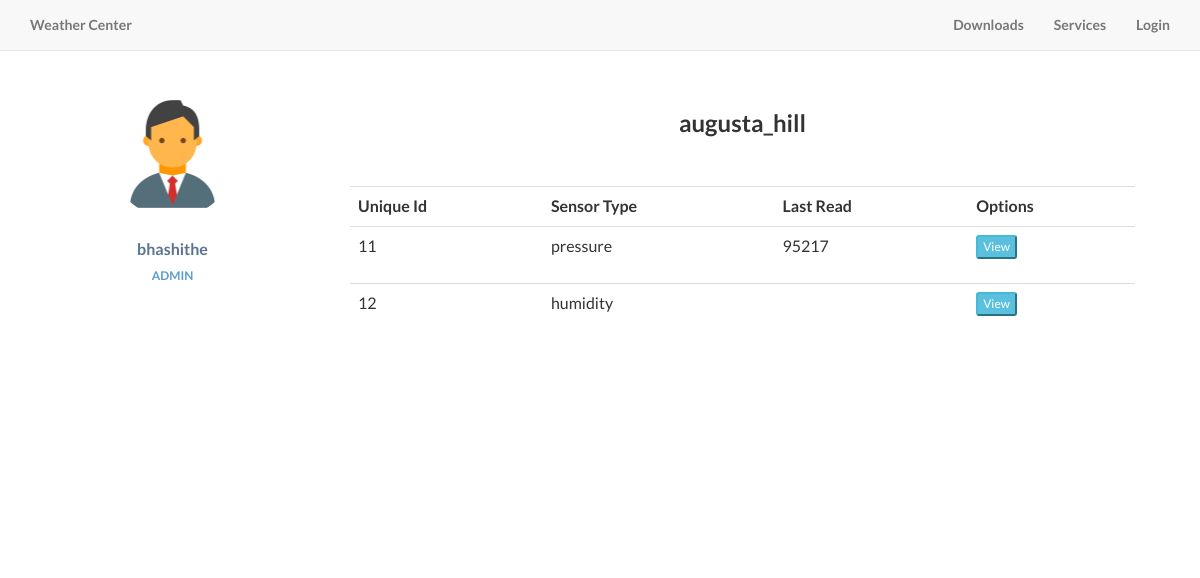
Screenshot of /node_data.php?id=14 with the database file from the repository.
### tables this page shows
CREATE TABLE IF NOT EXISTS `user` (
  `username` varchar(25) NOT NULL,
  `email` varchar(255) NOT NULL,
  `email_code` varchar(255) NOT NULL,
  `password` text NOT NULL,
  `generated_string` varchar(255) NOT NULL,
  `confirmed` int(1) NOT NULL,
`id` int(11) NOT NULL,
  `freq` int(11) NOT NULL DEFAULT '1800',
  `type` varchar(10) NOT NULL DEFAULT 'user'
);

CREATE TABLE IF NOT EXISTS `node` (
`node_id` int(11) NOT NULL,
  `node_name` varchar(50) NOT NULL,
  `location` int(11) NOT NULL,
  `node_type` varchar(50) NOT NULL,
  `uniq_str` varchar(100) NOT NULL,
  `time_stamp` timestamp NOT NULL DEFAULT CURRENT_TIMESTAMP
);

CREATE TABLE IF NOT EXISTS `sensor` (
`sensor_id` int(11) NOT NULL,
  `node_id` int(11) DEFAULT NULL,
  `sensor_type` varchar(50) NOT NULL,
  `activated` int(11) NOT NULL DEFAULT '1'
);

CREATE TABLE IF NOT EXISTS `data` (
  `sensor_id` int(11) NOT NULL,
  `reading` float NOT NULL,
  `unit` varchar(15) NOT NULL,
  `time_stamp` timestamp NOT NULL DEFAULT CURRENT_TIMESTAMP
);

### lib/classes/Database.php (called while the page is built, shortened)
<?php
class Database {
    private $db;
    private static $instance=NULL;
    private $config = array(
                            'host'      => 'localhost',
                            'username' 	=> 'root',
                            'password' 	=> '',
                            'dbname' 	=> 'weather'
                            );
    private function __construct() {
        try
        {
            $this->db = new PDO('mysql:host=' . $this->config['host'] . ';dbname=' . $this->config['dbname'], $this->config['username'], $this->config['password']);
            $this->db->setAttribute(PDO::ATTR_ERRMODE, PDO::ERRMODE_EXCEPTION);
        } catch (PDOException $e) {
            die($e->getMessage());
            exit();
        }
    }
    public static function getConnection()
    {
        if(self::$instance==NULL)
        {
            self::$instance = new Database();
        }
        return self::$instance;
    }
    public function prepare($sql)
    {
        return $this->db->prepare($sql);
    }
}

### lib/classes/Node.php (called while the page is built, shortened)
<?php
require 'Sensor.php';
require 'PressureSensor.php';
class Node {
    private $db;
    private $node_id;
    private $node_name;
    private $owner;
    public function __construct() {
        $this->db = Database::getConnection();
        switch( func_num_args() ) {
            case 1:
                self::__construct1($argv[0]);
                break;
         }
    }
    public function __construct1($id)
    {
        $this->node_id = $id;
        $this->setName($id);
        $this->setOwnerId($id);
        $this->setUniqStr($id);
        $this->setType($id);
        $this->setLastUpload($id);
    }
    public function getOwnerId() {
        return $this->owner;
    }
        public function hasSensors()
    {
        $query = $this->db->prepare("SELECT COUNT(*) FROM `sensor` WHERE `node_id` = ?");
        $query->bindValue(1,  $this->getNodeId());
        try
        {
            $query->execute();
            $data = $query->fetchColumn();
            return $data>0 ? true : false;
        } catch (PDOException $ex) {
            die($ex->getMessage());
        }
    }
    public function getSensors()
    {
        $query = $this->db->prepare("SELECT `sensor_id`,`sensor_type` FROM `sensor` WHERE `node_id` = ?");
        $query->bindValue(1,  $this->getNodeId());
        try
        {
            $query->execute();
            $data = $query->fetchAll();
            $sensors = NULL;
            $senor_factory = new SensorFactory();
            foreach ($data as $value) {
                $sensors[] = $senor_factory->getSensorObjectWithId($value['sensor_type'], $value['sensor_id']);
            }
            return $sensors;
        } catch (PDOException $e)
        {
            die($e->getMessage());
        }
    }
    public function getNodeId() {
        return $this->node_id;
    }
    public function getName() {
        return $this->node_name;
    }
    public function setName($id)
    {
        $query = $this->db->prepare("SELECT `node_name` FROM `node` WHERE `node_id` = ?");
        $query->bindValue(1,$id);
        try
        {
           $query->execute();
           $this->node_name = $query->fetchColumn();
        }
        catch(PDOException $e)
        {
           die($e->getMessage());
        }
    }
    public function setUniqStr($id)
    {
        $query = $this->db->prepare("SELECT `uniq_str` FROM `node` WHERE `node_id` = ?");
        $query->bindValue(1,$id);
        try
        {
            $query->execute();
        }
        catch(PDOException $e)
        {
            die($e->getMessage());
        }
    }
    public function setType($id)
    {
        $query = $this->db->prepare("SELECT `node_type` FROM `node` WHERE `node_id` = ?");
        $query->bindValue(1,$id);
        try
        {
            $query->execute();
        }
        catch(PDOException $e)
        {
            die($e->getMessage());
        }
    }
    public function setOwnerId($id)
    {
        $query = $this->db->prepare("SELECT `user_id` FROM `user_node` WHERE `node_id` = ?");
        $query->bindValue(1,$id);
        try
        {
            $query->execute();
            $this->owner= $query->fetchColumn();
        }
        catch(PDOException $e)
        {
            die($e->getMessage());
        }
    }
    public function setLastUpload($id)
    {
        $query = $this->db->prepare("SELECT `time_stamp` FROM `node` WHERE `node_id` = ?");
        $query->bindValue(1,$id);
        try
        {
           $query->execute();
        }
        catch(PDOException $e)
        {
           die($e->getMessage());
        }
    }
}

### lib/classes/User.php (called while the page is built, shortened)
<?php
require 'Node.php';
class User extends Visitor {
    protected $db;
    protected $confirmed;
    protected $id;
    public function __construct() {
        $this->db = Database::getConnection();
        switch( func_num_args() ) {
            case 0:
                self::__construct1();
                break;
            case 1:
                self::__construct2($argv[0]);
                break;
         }
    }
    public function __construct2($id)
    {
        $this->id = $id;
        $this->setUsername($id);
        $this->setEmail($id);
        $this->setConfirmed($id);
        if ($this->getConfirmed() && $this->hasNodes()) {
            $this->nodes = $this->getNodes();
        }
    }
    public function getConfirmed()
    {
        return $this->confirmed;
    }
    public function setUsername($id)
    {
        $query = $this->db->prepare("SELECT `username` FROM `user` WHERE `id` = ?");
        $query->bindValue(1,$id);
        try
        {
            $query->execute();
        } catch (PDOException $e) {
            die($e->getMessage());
        }
    }
    public function setConfirmed($id)
    {
        $query = $this->db->prepare("SELECT `confirmed` FROM `user` WHERE `id` = ?");
        $query->bindValue(1,$id);
        try {
            $query->execute();
            $this->confirmed =  $query->fetchColumn();
        } catch (PDOException $e) {
            die($e->getMessage());
        }
    }
    public function setEmail($id)
    {
        $query = $this->db->prepare("SELECT `email` FROM `user` WHERE `id` = ?");
        $query->bindValue(1,$id);
        try {
            $query->execute();
        } catch (PDOException $e) {
            die($e->getMessage());
        }
    }
    public function getNodes()
    {
        $query = $this->db->prepare("SELECT `node_id` FROM `user_node` WHERE `user_id` = ?");
        $query->bindValue(1,  $this->getUserId());
        try
        {
            $query->execute();
            $node_data = $query->fetchAll();
            $nodes = NULL;
           foreach ($node_data as $node_ids)
            {
               $nodes[]=new Node($node_ids['node_id']);
            }
            return $nodes;
        } catch (PDOException  $e) {
            die($e->getMessage());
        }
    }
    public function getUserId()
    {
        return $this->id;
    }
    public function hasNodes()
    {
        $query = $this->db->prepare("SELECT COUNT(*) FROM `user_node` WHERE `user_id` = ?");
        $query->bindValue(1,  $this->getUserId());
        try
        {
            $query->execute();
            $data = $query->fetchColumn();
            if($data==0)
            {
                return false;
            }
            else
            {
                return true;
            }
        } catch (PDOException $e) {
            die($e->getMessage());
        }
    }
}

### lib/classes/PressureSensor.php (called while the page is built, shortened)
<?php
class PressureSensor extends Sensor
{
    public function __construct(){
        $this->db = Database::getConnection();
        switch( func_num_args() ) {
            case 1:
                self::__construct1($argv[0]);
                break;
        }
    }
    public function __construct1($sensor_id)
    {
        $this->sensor_id = $sensor_id;
        $this->setActivated();
        $this->setNodeId();
    }
}

### lib/classes/Sensor.php (called while the page is built, shortened)
<?php
abstract class Sensor {
    protected $sensor_id;
    protected $db;
    public function getSensorId() {
        return $this->sensor_id;
    }
    public function setActivated()
    {
        $query = $this->db->prepare("SELECT `activated` FROM `sensor`  WHERE `sensor_id` = ?");
        $query->bindValue(1, $this->getSensorId());
        try
        {
            $query->execute();
        }
        catch (PDOException $e)
        {
            die($e->getMessage());
        }
    }
    public function setNodeId()
    {
        $query = $this->db->prepare("SELECT `node_id` FROM `sensor`  WHERE `sensor_id` = ?");
        $query->bindValue(1, $this->getSensorId());
        try
        {
            $query->execute();
        }
        catch (PDOException $e)
        {
            die($e->getMessage());
        }
    }
}

### lib/classes/SensorFactory.php (called while the page is built, shortened)
<?php
class SensorFactory {
    public function getSensorObjectWithId($type, $id)
    {
        if($type==Sensor::PRESSURE)
        {
            return new PressureSensor($id);
        }
        else if($type==Sensor::TEMPERATURE)
        {
            return new TemperatureSensor($id);
        }
        else if($type==Sensor::HUMIDITY)
        {
            return new HumiditySensor($id);
        }
    }
}

### node_data.php (the view, shortened to what this page needs)
<?php
    require 'lib/init.php';
    if(isset($_GET['id']))
    {
        $node_id = $_GET['id'];
        $node = new Node($node_id);
        $sensors = $node->getSensors();
        $owner = new User($node->getOwnerId());
    }
    else
    {
        header("location: profile.php");
    }
?>
<html>
    <head>
        <?php
            include 'reqs/head.php';
        ?>
    </head>
    <body>
        <?php
            include 'reqs/menu.php';
        ?>
        <div class="container">
            <div class="row profile">
                        <div class="col-md-3">
                                <div class="profile-sidebar">
                                        <div class="profile-userpic">
                                            <img src="img/avatar/defaultm.png" class="img-responsive" alt="<?php echo $owner->getUsername(); ?>">
                                        </div>
                                        <div class="profile-usertitle">
                                                <div class="profile-usertitle-name">
                                                        <?php echo $owner->getUsername(); ?>
                                                </div>
                                                <div class="profile-usertitle-job">
                                                        <?php if($owner->isAdmin()){echo 'Admin';} else {echo "DataCollector";} ?>
                                                </div>
                                        </div>
                                </div>
                        </div>
                        <div class="col-md-9">
                            <div class="profile-content">
                                <h3 align="center"><span class="center-block"><?php echo $node->getName(); ?></span></h3>
                                <br>
                                <br>
                                <table class="table table-hover">
                                    <?php
                                        if($node->hasSensors())
                                        {
                                            echo '<tr><th>Unique Id</th><th>Sensor Type</th><th>Last Read</th><th>Options</th></tr>';
                                            foreach ($sensors as $sensor)
                                            {
                                        ?>
                                        <tr>
                                            <td><?php echo $sensor->getSensorId(); ?></td>
                                            <td><?php echo $sensor->getType(); ?></td>
                                            <td><?php echo $sensor->getLastRead(); ?></td>
                                            <td><form action="" method="POST"><input type="button" class="btn-xs btn-info" onclick="location.href='sensor_data.php?id=<?php echo $sensor->getSensorId(); ?>'" value="View"> </form></td>
                                        </tr>
                                    <?php
                                        }
                                    }
                                    ?>
                                </table>
                            </div>
                        </div>
                </div>
        </div>
    </body>
</html>

### css/landing-page.css (style rules this page uses)
body, html { width: 100%; height: 100%; }
body, h1, h2, h3, h4, h5, h6 { font-family: "Lato","Helvetica Neue",Helvetica,Arial,sans-serif; font-weight: 700; }

### css/app.css (style rules this page uses)
.profile { margin: 20px 0; }
.profile-sidebar { padding: 20px 0 10px 0; background: #fff; }
.profile-userpic img { float: none; margin: 0 auto; width: 50%; -webkit-border-radius: 50% !important; -moz-border-radius: 50% !important; border-radius: 50% !important; }
.profile-usertitle { text-align: center; margin-top: 20px; }
.profile-usertitle-name { color: #5a7391; font-size: 16px; font-weight: 600; margin-bottom: 7px; }
.profile-usertitle-job { text-transform: uppercase; color: #5b9bd1; font-size: 12px; font-weight: 600; margin-bottom: 15px; }
.profile-content { padding: 20px; background: #fff; min-height: 460px; border: 0,1px,0,0; }

### rows the page displays
user: username "bhashithe"
node: node_name "augusta_hill"
sensor: sensor_id "11", sensor_type "pressure", sensor_id.reading "95217"
sensor: sensor_id "12", sensor_type "humidity"
